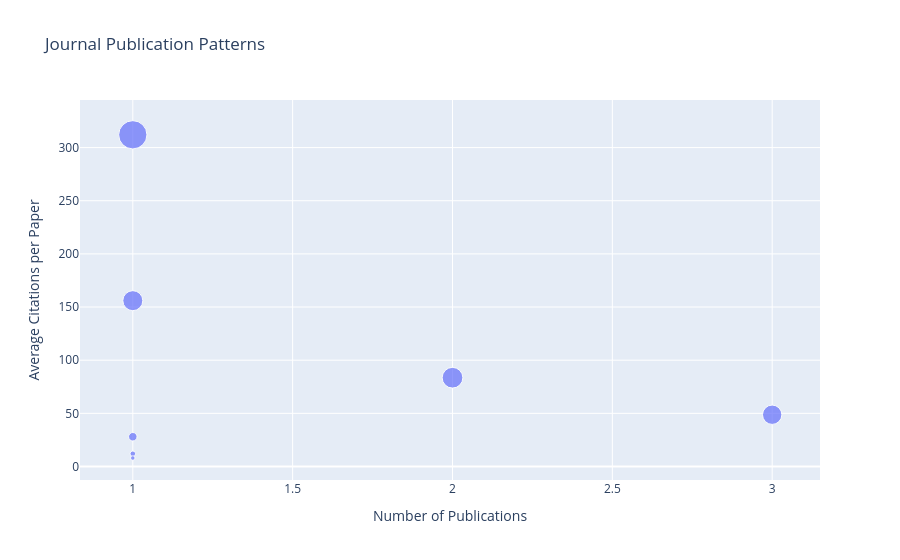

The code cell stored with this chart in its notebook:
### Markdown cell above
## 6. Journal Impact Analysis

### Code cell
# Analyze journal impact
journal_analysis = df_publications.groupby('journal').agg({
    'title': 'count',
    'citation_count': ['sum', 'mean']
}).round(1)

journal_analysis.columns = ['Publications', 'Total_Citations', 'Avg_Citations']
journal_analysis = journal_analysis.reset_index().sort_values('Total_Citations', ascending=False)

# Create journal impact visualization
fig = px.scatter(journal_analysis, x='Publications', y='Avg_Citations', 
                size='Total_Citations', hover_name='journal',
                title='Journal Publication Patterns',
                labels={'Publications': 'Number of Publications', 
                       'Avg_Citations': 'Average Citations per Paper'})
fig.show()

print("\n📰 Journal Impact Analysis:")
print(journal_analysis.to_string(index=False))

### Figure 1 — Plotly figure (JSON) as saved in the notebook; plotly's stock layout.template omitted (floating-point values rounded to 4 significant figures)
{"data": [{"hovertemplate": "<b>%{hovertext}</b><br><br>Number of Publications=%{x}<br>Average Citations per Paper=%{y}<br>Total_Citations=%{marker.size}<extra></extra>", "hovertext": ["New England Journal of Medicine", "BMC Public Health", "Sexually Transmitted Diseases", "PLOS ONE", "Contemporary Clinical Trials", "Frontiers in Cardiovascular Medicine", "Environmental Research"], "legendgroup": "", "marker": {"color": "#636efa", "size": [312, 167, 156, 146, 28, 12, 8], "sizemode": "area", "sizeref": 0.78, "symbol": "circle"}, "mode": "markers", "name": "", "orientation": "v", "showlegend": false, "type": "scatter", "x": [1, 2, 1, 3, 1, 1, 1], "xaxis": "x", "y": [312, 83.5, 156, 48.7, 28, 12, 8], "yaxis": "y"}], "layout": {"legend": {"itemsizing": "constant", "tracegroupgap": 0}, "title": {"text": "Journal Publication Patterns"}, "xaxis": {"anchor": "y", "domain": [0, 1], "title": {"text": "Number of Publications"}}, "yaxis": {"anchor": "x", "domain": [0, 1], "title": {"text": "Average Citations per Paper"}}}}
